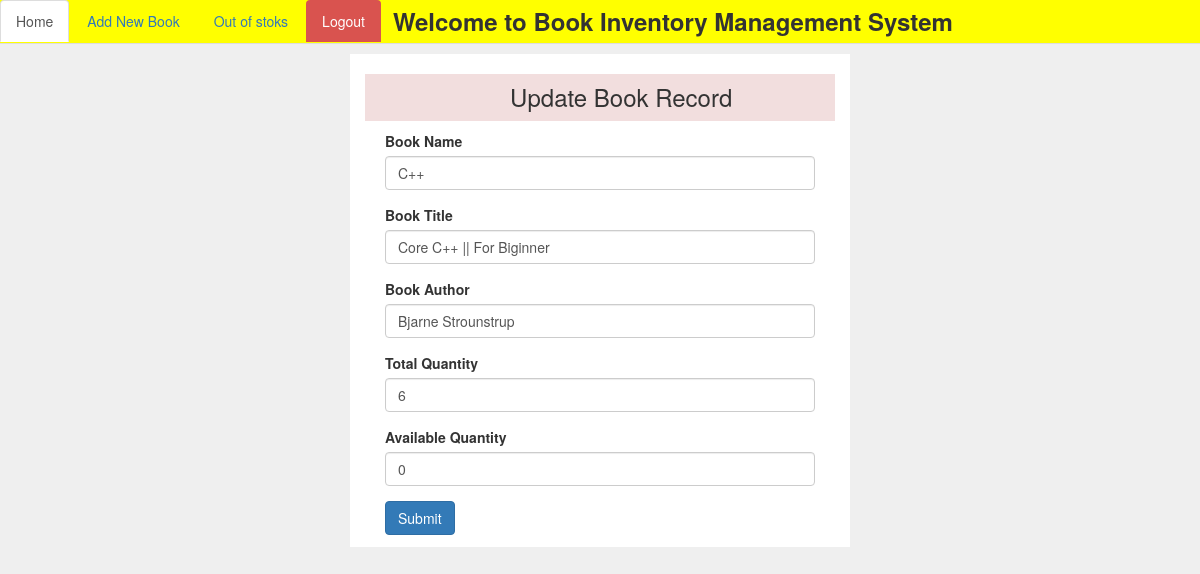
Page /library/edit/5/ (signed in) on the committed database.
### book_inventory/models.py (models this page shows, shortened)
class Books(models.Model):
    bname = models.CharField(max_length=40)
    b_title = models.CharField(max_length=150)
    b_author = models.CharField(max_length=40)
    publish_date = models.DateField(default=datetime.date.today())
    total_quantity = models.BigIntegerField(max_length=5)
    aval_quantity = models.BigIntegerField(max_length=5,null=True,blank=True)

### book_inventory/views.py (the view, shortened to what this page needs)
# urls.py: path('edit/<int:bid>/',views.editBook),
def editBook(request,bid):
    if request.user.is_authenticated:
        data=Books.objects.get(id=bid)
        return render(request,'edit.html',{'data':data})
    else:
        return HttpResponse("<center>Invailed user login first<br><a href="'/login/'">Login</a>")

### book_inventory/templates/edit.html (shortened to what this page needs)
{% extends "base.html" %}
{% block body %}
<ul class="nav nav-tabs" style="background-color:yellow;margin-top:-20px">
    <li class="active"><a href="/library/">Home</a></li>
    <li><a href="/library/create/">Add New Book</a></li>
    <li><a href="/library/outstoks/">Out of stoks</a></li>
    <li><a class="btn btn-danger" href="/logout/">Logout</a></li>
    <li style="margin-left:10px;margin-top:-12px"><h3><b>
        Welcome to Book Inventory Management System</b></h3></li>
</ul>
<div class="col-sm-5" style="margin-left:350px;margin-top:10px;background-color:white;">
    <div class="bg-danger text-white"><h3 style="margin-left:135px;padding:10px">
        Update Book Record</h3></div>
    <form action="" method="POST" style="margin-left:20px;margin-right:20px;margin-bottom:12px"
          enctype="multipart/form-data">
        <div class="form-group">
            <label class="form-label">Book Name</label>
            <input type="text" class="form-control" name="bname" required value="{{data.bname}}">
        </div>
        <div class="form-group">
            <label class="form-label">Book Title</label>
            <input type="text" class="form-control" name="title" required
                   value="{{data.b_title}}">
        </div>
        <div class="form-group">
            <label class="form-label">Book Author</label>
            <input type="text" class="form-control" name="author" required value="{{data.b_author}}">
        </div>
        <div class="form-group">
            <label class="form-label">Total Quantity</label>
            <input type="text" class="form-control mb-2" name="total" required value="{{data.total_quantity}}">
        </div>
        <div class="form-group">
            <label class="form-label">Available Quantity</label>
            <input type="text" class="form-control mb-2" name="aval" required value="{{data.aval_quantity}}">
        </div>
        <input class="btn btn-primary" type="submit">
    </form>
    {% endblock %}

### rows in the picture
Books: bname "C++", title "Core C++ || For Biginner", author "Bjarne Strounstrup", total "6", aval "0"
